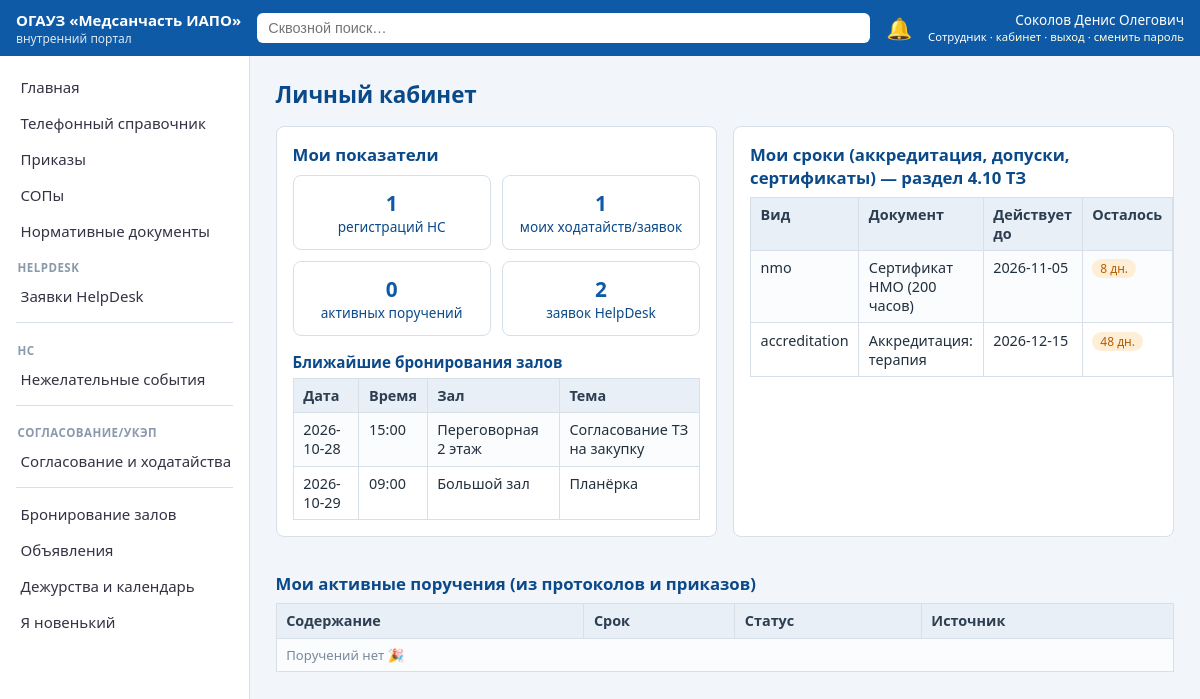
The app's page /dashboard (signed in), older data.
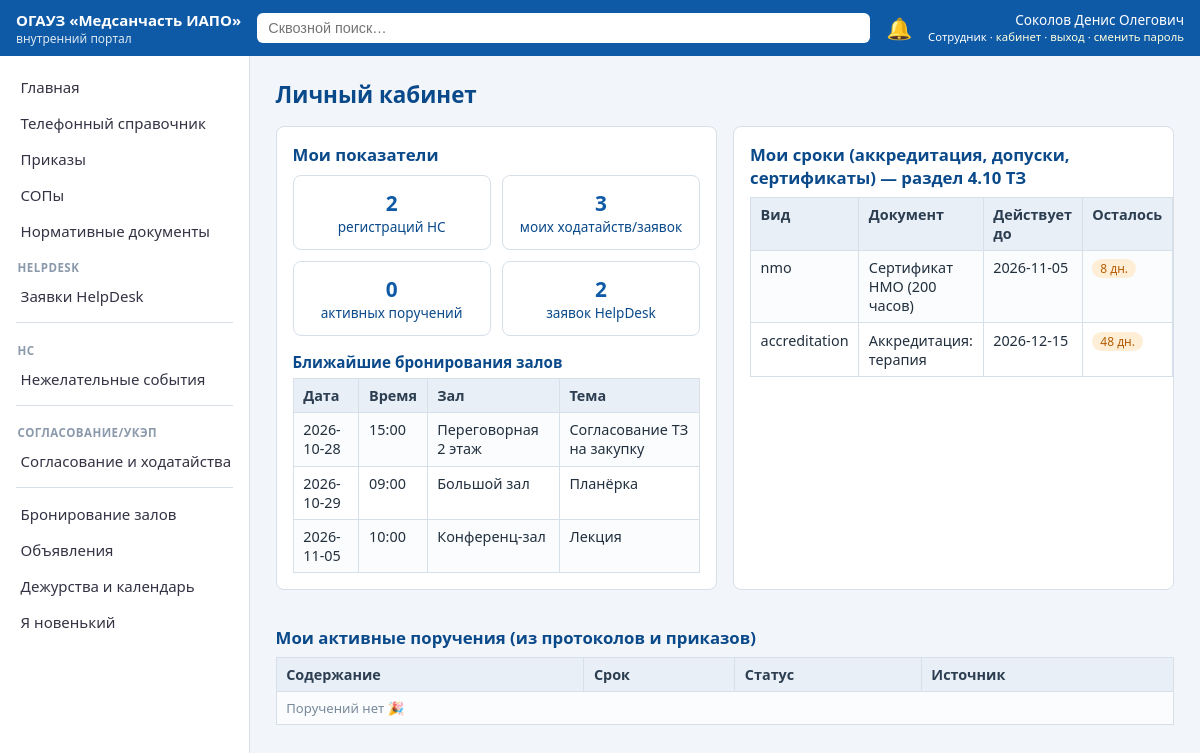
The same page, newer data.
### tables this page shows
CREATE TABLE booking(id INTEGER PRIMARY KEY, hall TEXT, bdate TEXT, btime TEXT,
  duration INTEGER, topic TEXT, organizer TEXT);

CREATE TABLE deadline(id INTEGER PRIMARY KEY, user_id INTEGER REFERENCES users(id),
  kind TEXT, label TEXT, end_date TEXT);

### app.py (the view)
@app.get("/dashboard", response_class=HTMLResponse)
def dashboard(request: Request):
    u = current_user(request)
    if not u:
        return RedirectResponse("/login", status_code=302)
    con = get_db()
    dls = con.execute("SELECT * FROM deadline WHERE user_id=? ORDER BY end_date", (u["id"],)).fetchall()
    tasks = con.execute("SELECT * FROM task WHERE assignee_id=? AND status!='done'", (u["id"],)).fetchall()
    tickets = con.execute("SELECT status, COUNT(*) c FROM ticket WHERE author_id=? GROUP BY status", (u["id"],)).fetchall()
    ns_cnt = con.execute("SELECT COUNT(*) c FROM ns_event WHERE author_id=?", (u["id"],)).fetchone()["c"]
    reqs = con.execute("SELECT COUNT(*) c FROM request WHERE author_id=?", (u["id"],)).fetchone()["c"]
    upcoming = con.execute("SELECT * FROM booking WHERE bdate>=? ORDER BY bdate LIMIT 3", (str(TODAY),)).fetchall()
    con.close()
    def days_left(dt):
        return (datetime.date.fromisoformat(dt) - TODAY).days
    return ctx(request, dls=dls, tasks=tasks, tickets=tickets, ns_cnt=ns_cnt, reqs=reqs, upcoming=upcoming,
               days_left=days_left, template="dashboard.html", section="Личный кабинет")

### templates/dashboard.html
{% extends "base.html" %}
{% block body %}
<div class="grid">
  <div class="card">
    <h2 style="margin-top:0">Мои показатели</h2>
    <div class="tiles">
      <div class="tile"><b>{{ ns_cnt }}</b><span>регистраций НС</span></div>
      <div class="tile"><b>{{ reqs }}</b><span>моих ходатайств/заявок</span></div>
      <div class="tile"><b>{{ tasks|length }}</b><span>активных поручений</span></div>
      <div class="tile"><b>{{ tickets|length }}</b><span>заявок HelpDesk</span></div>
    </div>
    {% if upcoming %}
    <h3>Ближайшие бронирования залов</h3>
    <table><tr><th>Дата</th><th>Время</th><th>Зал</th><th>Тема</th></tr>
    {% for b in upcoming %}<tr><td>{{ b['bdate'] }}</td><td>{{ b['btime'] }}</td><td>{{ b['hall'] }}</td><td>{{ b['topic'] }}</td></tr>{% endfor %}</table>
    {% endif %}
  </div>
  <div class="card">
    <h2 style="margin-top:0">Мои сроки (аккредитация, допуски, сертификаты) — раздел 4.10 ТЗ</h2>
    <table><tr><th>Вид</th><th>Документ</th><th>Действует до</th><th>Осталось</th></tr>
    {% for d in dls %}<tr><td>{{ d['kind'] }}</td><td>{{ d['label'] }}</td><td>{{ d['end_date'] }}</td>
      <td>{% set n = days_left(d['end_date']) %}
        {% if n < 0 %}<span class="tag red">просрочено {{ -n }} дн.</span>
        {% elif n <= 60 %}<span class="tag orange">{{ n }} дн.</span>
        {% else %}{{ n }} дн.{% endif %}</td></tr>
    {% else %}<tr><td colspan="4" class="muted">Записей о сроках нет.</td></tr>{% endfor %}</table>
  </div>
</div>
<h2>Мои активные поручения (из протоколов и приказов)</h2>
<table><tr><th>Содержание</th><th>Срок</th><th>Статус</th><th>Источник</th></tr>
{% for t in tasks %}<tr><td>{{ t['text'] }}</td><td>{{ t['due_date'] }}</td>
  <td><span class="tag {{ 'green' if t['status']=='done' else ('red' if t['status']=='overdue' else 'orange') }}">{{
    {'in_work':'в работе','done':'выполнено','overdue':'просрочено'}.get(t['status'], t['status']) }}</span></td>
  <td>{{ t['source'] or '—' }}</td></tr>
{% else %}<tr><td colspan="4" class="muted">Поручений нет 🎉</td></tr>{% endfor %}</table>
{% endblock %}

### templates/base.html (shortened to what this page needs)
<!doctype html>
<html lang="ru">
<head>
<link rel="stylesheet" href="/static/style.css">
</head>
<body>
{% if user %}
<header class="topbar">
  <div class="brand"><a href="/" style="color:#fff;text-decoration:none">ОГАУЗ «Медсанчасть&nbsp;ИАПО»</a> <span>внутренний портал</span></div>
  <form action="/search" method="get" class="searchbox">
    <input name="q" placeholder="Сквозной поиск…" value="{{ q or '' }}">
  </form>
  <a class="bell" href="/notifications" title="Уведомления">🔔{% if unread %}<span class="badge">{{ unread }}</span>{% endif %}</a>
  <div class="who">{{ user['fio'] }}<br><small>{{ role_names.get(user['role_key'], user['role_key']) }} · <a href="/dashboard">кабинет</a> · <a href="/logout">выход</a> · <a href="/change-password">сменить пароль</a></small></div>
</header>
<div class="layout">
  <nav class="side" id="side">
    {% set rv = role_vis.get(user['role_key'], []) %}
    {% set ns_ = namespace(group="") %}
    {% for need_role, title, url in menu %}
      {% set allowed = (need_role == "") or ('*' in rv) or (need_role in rv) %}
      {% if allowed %}
        {% if need_role != ns_.group %}
          {% if ns_.group %}<div class="navsep"></div>{% endif %}
          {% set ns_.group = need_role %}
          {% if need_role %}<div class="navgroup">{{ need_role }}</div>{% endif %}
        {% endif %}
        <a href="{{ url }}" class="{{ 'active' if request.url.path == url }}">{{ title }}</a>
      {% endif %}
    {% endfor %}
  </nav>
  <main class="content">
    <h1>{{ section }}</h1>
    {% block body %}{% endblock %}
  </main>
</div>
{% else %}
<main style="padding:2rem">{% block anon %}{% endblock %}</main>
{% endif %}
</body>
</html>

Row changes from the older to the newer data that the page shows:
added booking: bdate "2026-11-05", btime "10:00", hall "Конференц-зал", topic "Лекция"
Text that changed along with them:
{{ ns_cnt }}: "1" → "2"
{{ reqs }}: "1" → "3"
